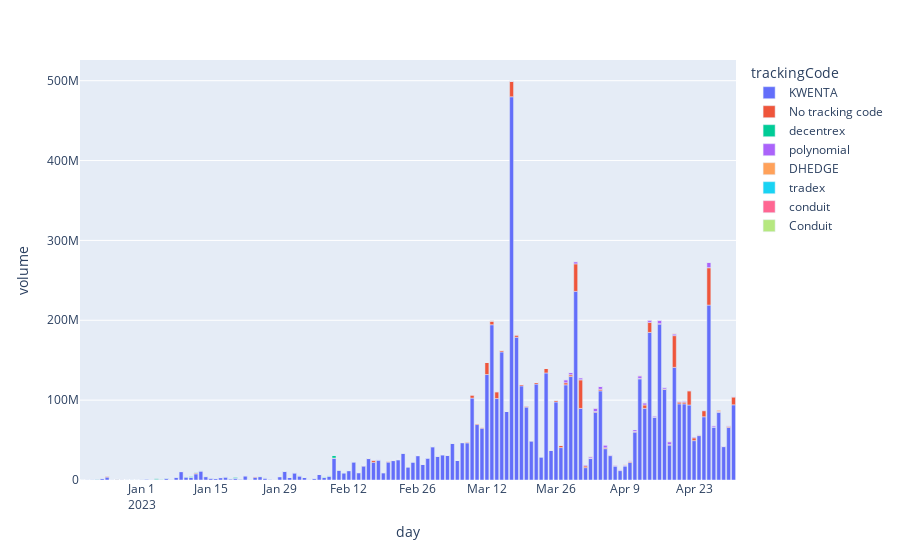

Write notebook code for a chart like this one.
### Code cell
df_tracking = df_trades.groupby(['day', 'trackingCode'])['volume'].sum().reset_index()

fig = px.bar(
    df_tracking,
    x='day',
    y='volume',
    color='trackingCode'
)
fig.show()
